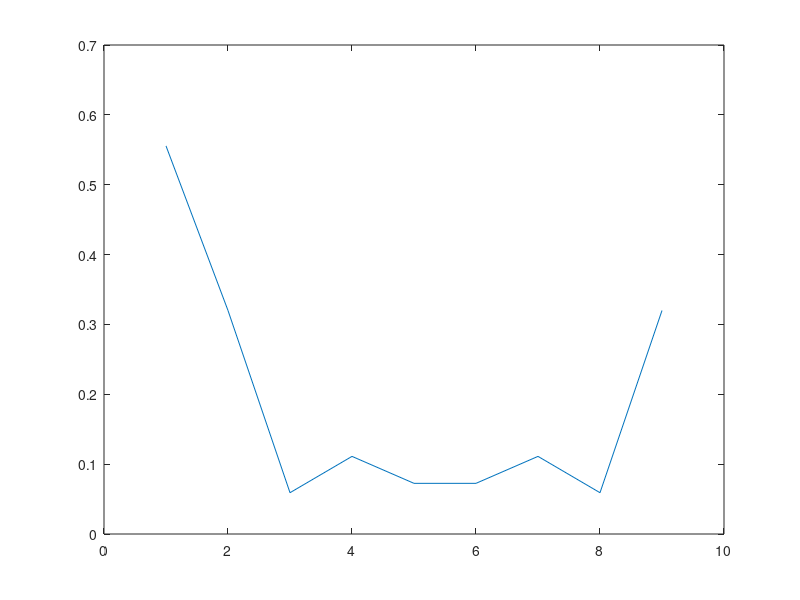

Write the MATLAB code that produced this figure.
pia = [0 0 1 1 1 1 1 0 0];
N = length(pia)
pif = 1/N*fft(pia,N);

%exp(-j*2*pi*2/9)
%exp(-j*2*pi*3/9)
%exp(-j*2*pi*4/9)
%exp(-j*2*pi*5/9)
%exp(-j*2*pi*6/9)

%exp(-j*2*pi*2/9)+exp(-j*2*pi*3/9)+exp(-j*2*pi*4/9)+exp(-j*2*pi*5/9)+exp(-j*2*pi*6/9)

figure
plot(abs(pif))

